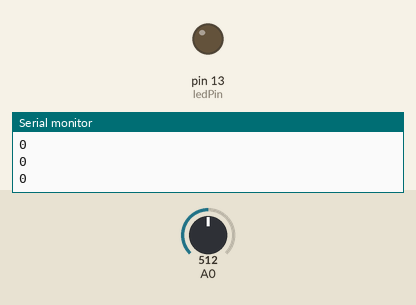
This sketch was run on a simulated Arduino Uno, built with avr-gcc and run on an emulated ATmega328P. Parts: output pins drawn as LEDs (lit = HIGH), the last lines printed to the serial monitor. The test bench sets the inputs (shaded band); at power-on: A0 = 512.

Above: at 1.2 s.
1.3 s: A0 set to 731
2.8 s: A0 set to 753
At 3.4 s:
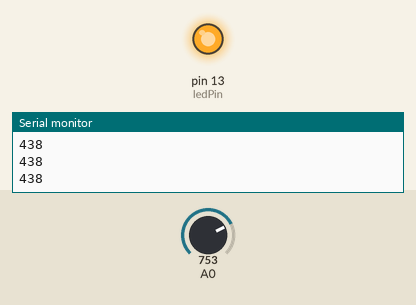
4.3 s: A0 set to 716
At 4.9 s:
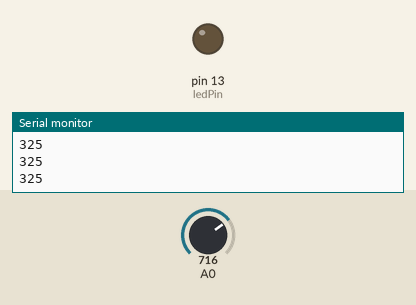
5.8 s: A0 set to 900
At 6.4 s:
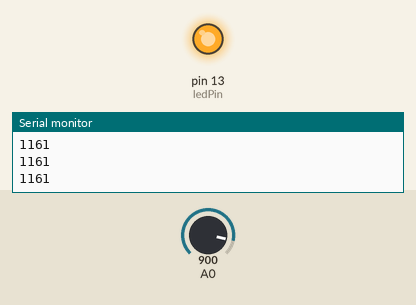
Timing chart, 0 to 8.3 s (numbered marks = the images above; inputs shaded):
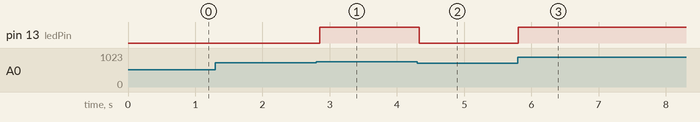

The sketch:

Microphone_sketch.ino
```cpp
const int ledPin = 13;       // the code will flash the LED in pin 13
const int middleValue = 512;    // the middle of the range of analog values
const int numberOfSamples = 128;   // how many readings will be takes eacch time

int sample;                    // the value read from microphone each time
long signal;                // the reading once you have removed DC offset
long averageReading;         // the average of that loop of readings

long runningAverage = 0;       // the running average of calculated values
const int averagedOver = 16;       // how quickly new values affect running average bigger numbers mean slower

const int threshold = 400;        // at what level the light turns on


void setup() {
   pinMode(ledPin, OUTPUT);
   Serial.begin(9600);

}

void loop() {
  long sumOfSquares = 0;
  for(int i=0; i<numberOfSamples; i++);    // take many readings and average them
  {
  sample = analogRead(0);        // take a reading
  signal = ( sample - middleValue);    // work out its offset from the center
  signal *= signal;                  // square it to make all values positive
  sumOfSquares += signal;            // add to the total
  }

  averageReading = sumOfSquares / numberOfSamples;     // calculate running average
  runningAverage = (((averagedOver - 1)*runningAverage)+averageReading)/averagedOver;

  if(runningAverage > threshold)       // is average more than the threshold?
  {
    digitalWrite(ledPin, HIGH);        // if it is turn on the led
  }
  else
  {
        digitalWrite(ledPin, LOW);      // if it isn't  turn the LED off
  }
   Serial.println(runningAverage);
}
```

Measured:
- the behaviour switches between 742 and 743 on A0 (found by bisection; images 0 and 1)
- after the input at 2.8 s, pin 13 (ledPin): LOW → HIGH after 0.05 s
- after the input at 4.3 s, pin 13 (ledPin): HIGH → LOW at once
- after the input at 5.8 s, pin 13 (ledPin): LOW → HIGH at once
